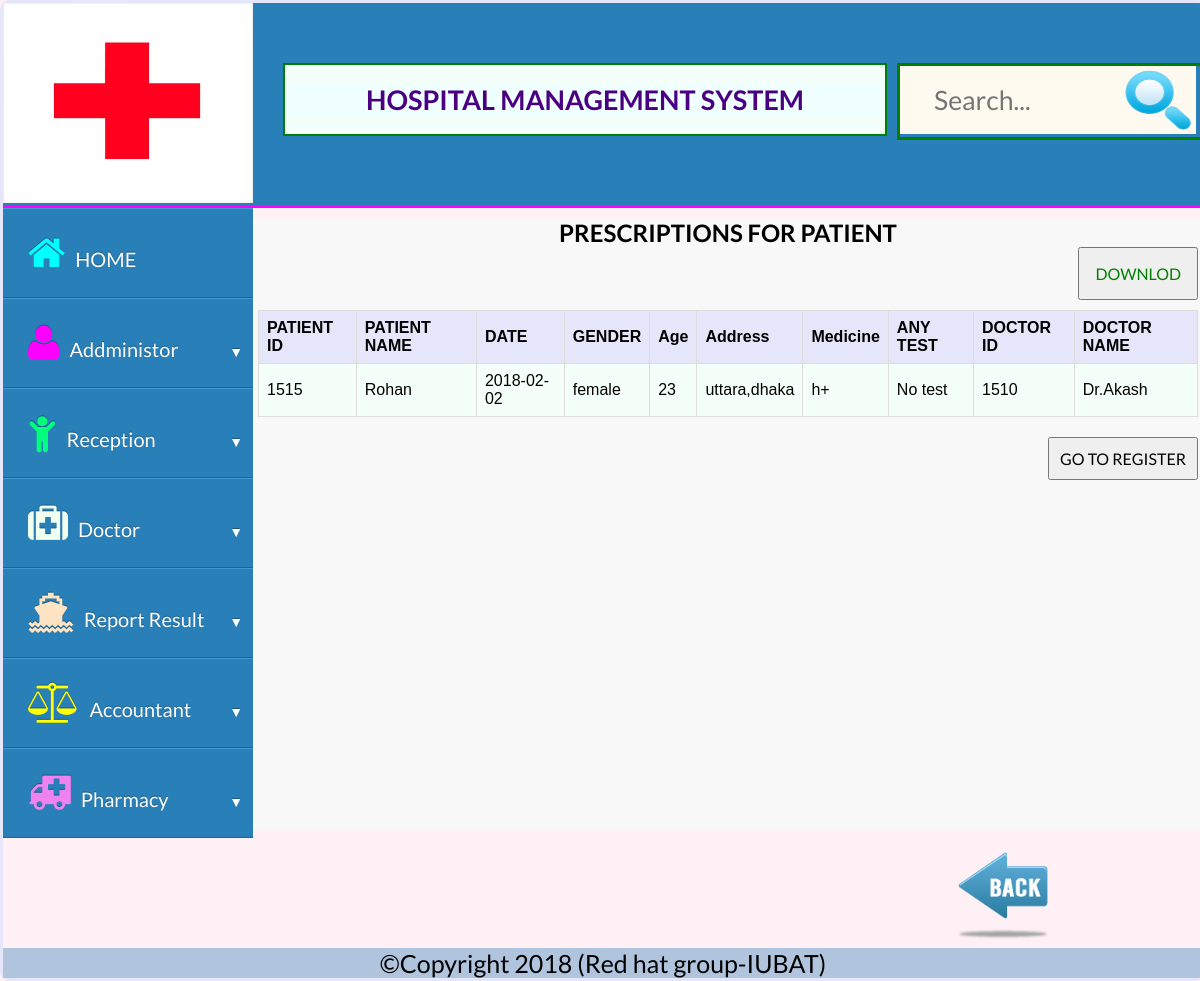
/admin/admin_pricription_details.php, run on the app's committed database.
### tables this page shows
CREATE TABLE `priscription_page` (
  `id` int(11) NOT NULL,
  `patient_id` varchar(100) NOT NULL,
  `patient_name` varchar(100) NOT NULL,
  `r_bday` date NOT NULL,
  `Gender` varchar(345) NOT NULL,
  `Age` varchar(1111) NOT NULL,
  `address` varchar(1111) NOT NULL,
  `medicine` mediumtext NOT NULL,
  `test` varchar(1111) NOT NULL,
  `doctor_id` varchar(1111) NOT NULL,
  `doctor_name` varchar(1111) NOT NULL
);

### functions/dbconfig.php (called while the page is built)
<?php
	class dbconfig{
		public function connection(){
			$conn = new mysqli("127.0.0.1","root","","hospital_management_system");
			return $conn;
		}
	}
?>

### functions/functions.php (called while the page is built, shortened)
<?php
class cls_func{
	public function con(){
		$connect = new dbconfig();
		return $connect->connection();
	}
	public function view_priscription(){
		$result = $this->con()->query("Select * from priscription_page");
		return $result;
	}
	}
	?>

### admin/admin_pricription_details.php (the view, shortened to what this page needs)
<?php
  require_once('../functions/dbconfig.php');
  require_once('../functions/functions.php');
  $obj = new cls_func();
  $qry=$obj->view_priscription();
?>
<!DOCTYPE HTML>
<html>
  <head>
			<link rel="stylesheet" type="text/css" href="../css/project.css"/>
			<link rel="stylesheet" type="text/css" href="../css/font-awesome.min.css"/>
			<link rel="stylesheet" href="../css/normalize.css">
        	<link rel="stylesheet" href="../css/dropdown.css">
  </head>
  <body>
      <div class="all">
        <div class="firsttwo">
          <div class="logo">
            <img src="../images/medical-logo.jpeg" style="width:250px;height:200px;"/>
          </div>
          <div class="title">
            <center>
            <h1>HOSPITAL MANAGEMENT SYSTEM</h1>
            </center>
          </div>
          <div class="search">
            <div class="box">
  <div class="container-1">
      <input type="search" id="search" placeholder="Search..." />
   <a href=""><img src="../images/search.png" alt="" style="width:76px;
   height:68px;
   background-color:#FFFAF0;
   margin:0px;
  "/></a>
  </div>
</div>
          </div>
        </div>
        <div class="secondthree">
    <div class="container">
    <ul>
      <li class="dropdown">
        <a href="../index.php" data-toggle="dropdown"><i class="fa-2x fa fa-home" aria-hidden="true" style="margin-right:10px;color:#00FFFF;"></i>HOME </a>
      </li>
      <li class="dropdown">
        <a href="#" data-toggle="dropdown"><i class="fa-2x fa fa-user" aria-hidden="true" style="margin-right:10px;color:#FF00FF;"></i>Addministor <i class="icon-arrow"></i></a>
      </li>
    <li class="dropdown">
      <a href="#" data-toggle="dropdown"><i class="fa-2x fa fa-child" aria-hidden="true" style="margin-right:10px;color:#00FF7F;"></i>Reception <i class="icon-arrow"></i></a>
    </li><li class="dropdown">
      <a href="#" data-toggle="dropdown"><i class="fa-2x fa fa-medkit" aria-hidden="true" style="margin-right:10px;color:#F0FFF0;"></i>Doctor<i class="icon-arrow"></i></a>
    </li><li class="dropdown">
      <a href="#" data-toggle="dropdown"><i class="fa-2x fa fa-ship" aria-hidden="true" style="margin-right:10px;color:#FFE4C4;"></i>Report Result<i class="icon-arrow"></i></a>
    </li><li class="dropdown">
      <a href="#" data-toggle="dropdown"><i class="fa-2x fa fa-balance-scale" aria-hidden="true" style="margin-right:10px;color:#FFFF00;"></i>Accountant<i class="icon-arrow"></i></a>
    </li>
    <li class="dropdown">
      <a href="#" data-toggle="dropdown"><i class="fa-2x fa fa-ambulance" aria-hidden="true" style="margin-right:10px;color:#EE82EE;"></i>Pharmacy<i class="icon-arrow"></i></a>
    </li>
  </ul>
</div>
          <div class="MIDDLE" style="height: 612px;">
                         <article style="width:940px;margin:0px auto;">
                                        <h2 ><center>PRESCRIPTIONS  FOR  PATIENT</center></h2>
                                         <div style="overflow-x:auto;">
                                           <a href = "pricription_details_pdf.php"><button style="float: right;margin-bottom: 10px;padding: 15px;color:green;">DOWNLOD</button></a>
                                            <table>
                                          <tr>
                                            <th>PATIENT ID</th>
                                            <th>PATIENT NAME</th>
                                            <th>DATE</th>
                                            <th>GENDER</th>
                                            <th>Age</th>
                                            <th>Address</th>
                                            <th>Medicine</th>
                                            <th>ANY TEST</th>
                                            <th>DOCTOR ID</th>
                                            <th> DOCTOR NAME</th>
                                          </tr>
                                           <?php
                                  while($rec=$qry->fetch_assoc())
                                            {
                                  ?>
                               <tr>
                                   <td><?php echo $rec['patient_id']; ?></td>
                                   <td><?php echo $rec['patient_name']; ?></td>
                                   <td><?php echo $rec['r_bday']; ?></td>
                                   <td><?php echo $rec['Gender']; ?></td>
                                   <td><?php echo $rec['Age']; ?></td>
                                   <td><?php echo $rec['address']; ?></td>
                                   <td><?php echo $rec['medicine']; ?></td>
                                   <td><?php echo $rec['test']; ?></td>
                                   <td><?php echo $rec['doctor_id']; ?></td>
                                   <td><?php echo $rec['doctor_name']; ?></td>
                                 </tr>
                                        <?php
                                              }
                                        ?>
                                 </table>
                             </div>
                             <center><a href = "register.php"><input type = "button" value = "GO TO REGISTER" style="padding: 10px;margin-top: 20px;float: right;" /></a></center>
                           </article>
                   </div>
                <div class="back" style="float:right;">
                  <center>
                  <a href=""><img src="../images/back-icon.png" style="width:100px;height: 100px;" /></a>
                  </center>
                </div>
          </div>
        <div class="copyright">
        <center>
        &copy;Copyright 2018 (Red hat group-IUBAT)
        </center>
        </div>
      </div>
  </body>
</html>

### css/project.css (style rules this page uses)
* { margin:0px;padding:0px; }
body { background-color:#FFF0F5; }
.all { width:1200px;margin:0px auto;background-color:#FFF0F5;border:3px solid #E6E6FA;border-radius:10px; }
.firsttwo { background-color:#2980B9;display:block;overflow:hidden;border-bottom:2px solid #FF00FF; }
.logo { background-color:;float:left; }
.title { background-color:#F5FFFA;margin-left:30px;margin-top:60px;width:600px;float:left;padding:0px;border:2px solid green; }
.title h1 { background-color:#F0FFFF;color:#4B0082;font-size:27px; }
.secondthree { overflow:hidden;display:block; }
.MIDDLE { background-color: #f8f8f8;width:950px;margin:10px auto;overflow: hidden; }
.copyright { background-color:#B0C4DE;font-size:25px;margin-top:5px; }
.search { float:right;margin-top:60px;border:3px solid green; }
.container-1 { width: 300px; vertical-align: middle; white-space: nowrap; position: relative; }
.container-1 input#search { width: 220px; height: 50px; background:#FFFAF0; border: none; font-size: 20pt; float: left; color: #63717f; padding:34px; }
.back { width:400px;margin:0px auto; }

### css/dropdown.css (style rules this page uses)
body { font-family: "Lato", Helvetica, Arial; font-size: 16px; }
*, *:before, *:after { -webkit-border-sizing: border-box; -moz-border-sizing: border-box; border-sizing: border-box; }
.container { float:left; width: 250px; margin: 0px; }
.container > ul { list-style: none; padding: 0; margin: 0 0 20px 0; }
.dropdown a { text-decoration: none;font-size: 20px; }
.dropdown [data-toggle="dropdown"] { position: relative; display: block; color: white; background: #2980B9; -moz-box-shadow: 0 1px 0 #409ad5 inset, 0 -1px 0 #20638f inset; -webkit-box-shadow: 0 1px 0 #409ad5 inset, 0 -1px 0 #20638f inset; box-shadow: 0 1px 0 #409ad5 inset, 0 -1px 0 #20638f inset; text-shadow: 0 -1px 0 rgba(0, 0, 0, 0.3); padding: 25px; }
.dropdown .icon-arrow { position: absolute; display: block; font-size: 0.7em; color: #fff; top: 45px; right: 10px; }
.dropdown .icon-arrow:before { content: '\25BC'; }

### admin/admin_pricription_details.php (style rules this page uses)
table { font-family: arial, sans-serif; border-collapse: collapse; width: 100%; }
th { background-color: #E6E6FA; }
td, th { border: 1px solid #dddddd; text-align: left; padding: 8px; }
tr:nth-child(even) { background-color: #F5FFFA; }

### data on the page
priscription_page: patient "1515", patient_name "Rohan", r_bday "2018-02-02", Gender "female", Age "23", address "uttara,dhaka", medicine "h+", test "No test", doctor "1510", doctor_name "Dr.Akash"
